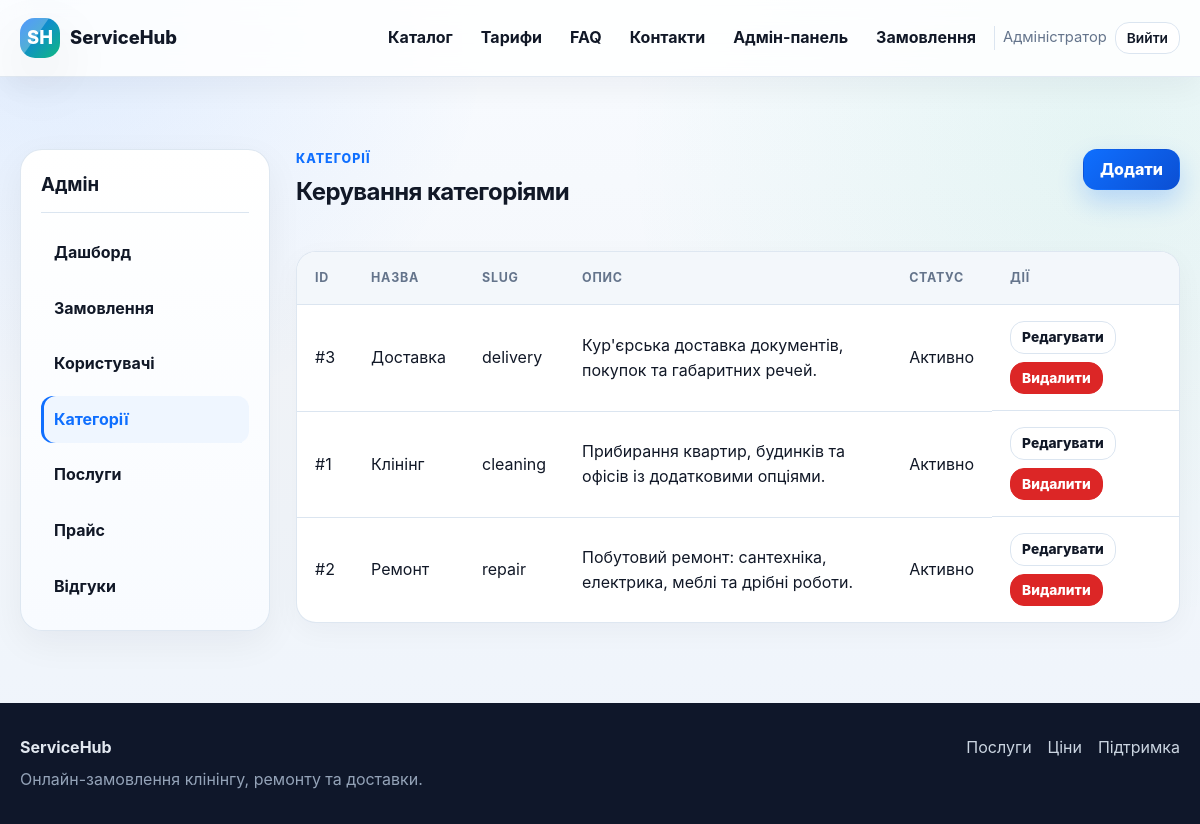
The app's page /admin/categories (signed in) with its own data.
### tables this page shows
CREATE TABLE users (
    id INTEGER PRIMARY KEY AUTOINCREMENT,
    role TEXT NOT NULL CHECK (role IN ('client', 'worker', 'admin')),
    full_name TEXT NOT NULL,
    email TEXT NOT NULL UNIQUE,
    password_hash TEXT NOT NULL,
    phone TEXT,
    city TEXT,
    address TEXT,
    specialization TEXT,
    service_area TEXT,
    schedule TEXT,
    price_text TEXT,
    is_blocked INTEGER NOT NULL DEFAULT 0,
    created_at TEXT NOT NULL DEFAULT CURRENT_TIMESTAMP
);

CREATE TABLE categories (
    id INTEGER PRIMARY KEY AUTOINCREMENT,
    name TEXT NOT NULL UNIQUE,
    slug TEXT NOT NULL UNIQUE,
    description TEXT,
    is_active INTEGER NOT NULL DEFAULT 1,
    created_at TEXT NOT NULL DEFAULT CURRENT_TIMESTAMP
);

### app.py (the view)
@app.route("/admin/categories")
@role_required("admin")
def admin_categories():
    categories = db_all("SELECT * FROM categories ORDER BY is_active DESC, name")
    return render_template("admin/categories.html", categories=categories)

### app.py (called while the page is built)
def get_db() -> sqlite3.Connection:
    if "db" not in g:
        db = sqlite3.connect(app.config["DATABASE"])
        db.row_factory = sqlite3.Row
        db.execute("PRAGMA foreign_keys = ON")
        g.db = db
    return g.db

def db_one(query: str, params: tuple = ()) -> sqlite3.Row | None:
    return get_db().execute(query, params).fetchone()

def db_all(query: str, params: tuple = ()) -> list[sqlite3.Row]:
    return get_db().execute(query, params).fetchall()

def active_label(value: int | None) -> str:
    return "Активно" if value else "Вимкнено"

def current_user() -> sqlite3.Row | None:
    user_id = session.get("user_id")
    if not user_id:
        return None
    return db_one("SELECT * FROM users WHERE id = ?", (user_id,))

@app.before_request
def load_logged_in_user():
    g.user = current_user()
    if g.user and g.user["is_blocked"] and request.endpoint not in {"logout", "static"}:
        session.clear()
        g.user = None
        flash("Ваш обліковий запис заблоковано адміністратором.", "danger")
        return redirect(url_for("login"))
    return None

@app.context_processor
def inject_globals() -> dict:
    return {
        "current_user": getattr(g, "user", None),
        "roles": ROLES,
        "specializations": SPECIALIZATIONS,
        "order_statuses": ORDER_STATUSES,
        "worker_status_options": WORKER_STATUS_OPTIONS,
        "format_datetime": format_datetime,
        "money": money,
        "role_label": role_label,
        "spec_label": spec_label,
        "active_label": active_label,
        "status_class": status_class,
        "payment_status_label": payment_status_label,
        "payment_status_class": payment_status_class,
    }

def role_required(*roles_required: str):
    def decorator(view):
        @wraps(view)
        def wrapped_view(*args, **kwargs):
            if g.user is None:
                flash("Спочатку увійдіть у систему.", "warning")
                return redirect(url_for("login", next=request.path))
            if g.user["role"] not in roles_required:
                abort(403)
            return view(*args, **kwargs)
        return wrapped_view
    return decorator

### templates/admin/categories.html (shortened to what this page needs)
{% extends 'base.html' %}
{% block content %}
<section class="section">
    <div class="container dashboard-layout">
        <aside class="side-card">
            <h3>Адмін</h3>
            <a href="{{ url_for('admin_dashboard') }}">Дашборд</a>
            <a href="{{ url_for('admin_orders') }}">Замовлення</a>
            <a href="{{ url_for('admin_users') }}">Користувачі</a>
            <a class="active" href="{{ url_for('admin_categories') }}">Категорії</a>
            <a href="{{ url_for('admin_services') }}">Послуги</a>
            <a href="{{ url_for('admin_prices') }}">Прайс</a>
            <a href="{{ url_for('admin_reviews') }}">Відгуки</a>
        </aside>
        <div class="dashboard-main">
            <div class="section-head"><div><div class="eyebrow">Категорії</div><h1>Керування категоріями</h1></div><a class="btn btn-primary" href="{{ url_for('admin_category_new') }}">Додати</a></div>
            <div class="table-card">
                <table>
                    <thead><tr><th>ID</th><th>Назва</th><th>Slug</th><th>Опис</th><th>Статус</th><th>Дії</th></tr></thead>
                    <tbody>
                    {% for category in categories %}
                        <tr>
                            <td>#{{ category.id }}</td><td>{{ category.name }}</td><td>{{ category.slug }}</td><td>{{ category.description or '—' }}</td><td>{{ active_label(category.is_active) }}</td>
                            <td class="actions-cell">
                                <a class="btn btn-sm btn-outline" href="{{ url_for('admin_category_edit', category_id=category.id) }}">Редагувати</a>
                                <form method="post" action="{{ url_for('admin_category_delete', category_id=category.id) }}" onsubmit="return confirm('Видалити або деактивувати категорію?')"><button class="btn btn-sm btn-danger" type="submit">Видалити</button></form>
                            </td>
                        </tr>
                    {% endfor %}
                    </tbody>
                </table>
            </div>
        </div>
    </div>
</section>
{% endblock %}

### templates/base.html (shortened to what this page needs)
<!doctype html>
<html lang="uk">
<head>
    <link rel="stylesheet" href="{{ url_for('static', filename='css/style.css') }}">
</head>
<body>
<header class="site-header">
    <div class="container header-inner">
        <a class="brand" href="{{ url_for('home') }}">
            <span class="brand-mark">SH</span>
            <span>ServiceHub</span>
        </a>
        <nav class="nav" data-nav>
            <a href="{{ url_for('catalog') }}">Каталог</a>
            <a href="{{ url_for('prices_public') }}">Тарифи</a>
            <a href="{{ url_for('faq') }}">FAQ</a>
            <a href="{{ url_for('contacts') }}">Контакти</a>
            {% if current_user %}
                {% if current_user.role == 'client' %}
                    <a href="{{ url_for('client_dashboard') }}">Кабінет</a>
                    <a class="btn btn-sm btn-primary" href="{{ url_for('client_create_order') }}">Замовити</a>
                {% elif current_user.role == 'worker' %}
                    <a href="{{ url_for('worker_dashboard') }}">Кабінет</a>
                    <a href="{{ url_for('worker_available_orders') }}">Доступні заявки</a>
                {% elif current_user.role == 'admin' %}
                    <a href="{{ url_for('admin_dashboard') }}">Адмін-панель</a>
                    <a href="{{ url_for('admin_orders') }}">Замовлення</a>
                {% endif %}
                <span class="nav-user">{{ current_user.full_name }}</span>
                <a class="btn btn-sm btn-outline" href="{{ url_for('logout') }}">Вийти</a>
            {% else %}
                <a href="{{ url_for('login') }}">Вхід</a>
                <a class="btn btn-sm btn-primary" href="{{ url_for('register') }}">Реєстрація</a>
            {% endif %}
        </nav>
    </div>
</header>
<main class="page">
    {% block content %}{% endblock %}
</main>
<footer class="site-footer">
    <div class="container footer-inner">
        <div>
            <strong>ServiceHub</strong>
            <p>Онлайн-замовлення клінінгу, ремонту та доставки.</p>
        </div>
        <div class="footer-links">
            <a href="{{ url_for('catalog') }}">Послуги</a>
            <a href="{{ url_for('prices_public') }}">Ціни</a>
            <a href="{{ url_for('contacts') }}">Підтримка</a>
        </div>
    </div>
</footer>
</body>
</html>

### records on screen
users: full_name "Адміністратор"
categories: id "3", name "Доставка", slug "delivery", description "Кур'єрська доставка документів, покупок та габаритних речей.", is_active "Активно"
categories: id "1", name "Клінінг", slug "cleaning", description "Прибирання квартир, будинків та офісів із додатковими опціями.", is_active "Активно"
categories: id "2", name "Ремонт", slug "repair", description "Побутовий ремонт: сантехніка, електрика, меблі та дрібні роботи.", is_active "Активно"
